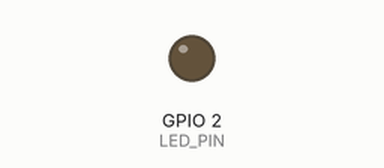
The sketch below on a simulated ESP8266 (NodeMCU). Shown: output pins drawn as LEDs (lit = HIGH). WiFi joins after 1.5 s; servers stay silent unless stated; the Firebase database answers and starts empty; what the sketch prints to the serial monitor is not drawn.

Above: at 1.6 s.
At 2.2 s:
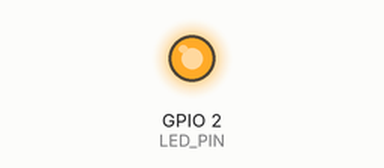
Timing chart, 0 to 3.7 s (numbered marks = the images above):
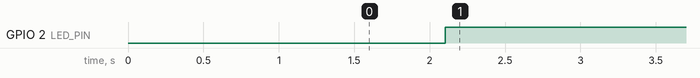

Measured:
- by itself, GPIO 2 (LED_PIN): LOW → HIGH at 2.1 s

The sketch:

gate2.ino
```cpp
#include <Arduino.h>
#if defined(ESP32)
#include <WiFi.h>
#elif defined(ESP8266)
#include <ESP8266WiFi.h>
#endif
#include <Firebase_ESP_Client.h>

// Provide the token generation process info.
#include "addons/TokenHelper.h"
// Provide the RTDB payload printing info and other helper functions.
#include "addons/RTDBHelper.h"

// Insert your network credentials
#define WIFI_SSID "Student-PI"
#define WIFI_PASSWORD "student2023"

// Insert Firebase project API Key
#define API_KEY "AIzaSyAxY_fxzCxo-cSZHCOj7pLvJS8U1CO2gxo"
// Insert RTDB URL
#define DATABASE_URL "https://bovine-health-default-rtdb.europe-west1.firebasedatabase.app/"

// Define Firebase Data object
FirebaseData fbdo;
FirebaseAuth auth;
FirebaseConfig config;

// Timing
unsigned long sendDataPrevMillis = 0;
const unsigned long interval = 15000; // e.g., every 15 seconds
bool signupOK = false;

// Variables to read from Firebase
String motionStatus = "";
float temperature = 0.0;
float weight = 0.0;
float ID = 0.0;

// “sick” logic. If you're also storing `sick` in Firebase,
// you can read it the same way you read ID, temperature, etc.
int sick = 1; // Hardcoded for demonstration

// LED pin (adjust to your board)
const int LED_PIN = 2;

void setup()
{
  Serial.begin(115200);

  // Wi-Fi setup
  WiFi.begin(WIFI_SSID, WIFI_PASSWORD);
  Serial.print("Connecting to Wi-Fi");
  while (WiFi.status() != WL_CONNECTED)
  {
    Serial.print(".");
    delay(300);
  }
  Serial.println();
  Serial.print("Connected with IP: ");
  Serial.println(WiFi.localIP());
  Serial.println();

  // Firebase initialization
  config.api_key = API_KEY;
  config.database_url = DATABASE_URL;

  // Sign up (anonymous)
  if (Firebase.signUp(&config, &auth, "", ""))
  {
    Serial.println("Firebase sign-up successful.");
    signupOK = true;
  }
  else
  {
    Serial.printf("Firebase sign-up failed: %s\n", config.signer.signupError.message.c_str());
  }

  config.token_status_callback = tokenStatusCallback; // Monitor token status
  Firebase.begin(&config, &auth);
  Firebase.reconnectWiFi(true);

  // Initialize LED pin
  pinMode(LED_PIN, OUTPUT);
  digitalWrite(LED_PIN, LOW);
}

void loop()
{
  // Only run the Firebase read/write steps every `interval` milliseconds
  if (Firebase.ready() && signupOK && (millis() - sendDataPrevMillis > interval || sendDataPrevMillis == 0))
  {
    sendDataPrevMillis = millis();

    // 1. READ ID
    if (Firebase.RTDB.getFloat(&fbdo, "/motion/ID"))
    {
      if (fbdo.dataType() == "float")
      {
        ID = fbdo.floatData();
        Serial.print("Retrieved ID: ");
        Serial.println(ID);
      }
    }
    else
    {
      Serial.print("Failed to get ID: ");
      Serial.println(fbdo.errorReason());
    }

    // 2. READ temperature
    if (Firebase.RTDB.getFloat(&fbdo, "/motion/temperature"))
    {
      if (fbdo.dataType() == "float")
      {
        temperature = fbdo.floatData();
        Serial.print("Retrieved Temperature: ");
        Serial.println(temperature);
      }
    }
    else
    {
      Serial.print("Failed to get temperature: ");
      Serial.println(fbdo.errorReason());
    }

    // 3. READ weight
    if (Firebase.RTDB.getFloat(&fbdo, "/motion/weight"))
    {
      if (fbdo.dataType() == "float")
      {
        weight = fbdo.floatData();
        Serial.print("Retrieved Weight: ");
        Serial.println(weight);
      }
    }
    else
    {
      Serial.print("Failed to get weight: ");
      Serial.println(fbdo.errorReason());
    }

    // 4. READ motionStatus (string)
    if (Firebase.RTDB.getString(&fbdo, "/motion/status"))
    {
      if (fbdo.dataType() == "string")
      {
        motionStatus = fbdo.stringData();
        Serial.print("Retrieved motion status: ");
        Serial.println(motionStatus);
      }
    }
    else
    {
      Serial.print("Failed to get motion status: ");
      Serial.println(fbdo.errorReason());
    }

    // 5. Check if cow is sick
    //    Condition: temperature > 39.5 AND sick == 1
    bool isSick = (temperature > 39.5 || sick == 1);

    // 6. Control LED based on isSick
    if (isSick)
    {
      digitalWrite(LED_PIN, HIGH);
      Serial.println("ALERT: Cow is SICK, LED ON");
    }
    else
    {
      digitalWrite(LED_PIN, LOW);
      Serial.println("Cow is not sick, LED OFF");
    }

    // 7. Print a summary to Serial Monitor
    Serial.println("---- Current Cow Data ----");
    Serial.print("ID: ");
    Serial.println(ID);
    Serial.print("Temperature: ");
    Serial.println(temperature);
    Serial.print("Weight: ");
    Serial.println(weight);
    Serial.print("Motion Status: ");
    Serial.println(motionStatus);
    Serial.print("Health Status: ");
    Serial.println(isSick ? "SICK" : "HEALTHY");
    Serial.println("--------------------------\n");

    // 8. WRITE a summary to Firebase under "/summary"
    //    Save all relevant fields
    if (Firebase.RTDB.setFloat(&fbdo, "/summary/ID", ID))
    {
      Serial.println("PASSED: ID updated in /summary");
    }
    else
    {
      Serial.printf("FAILED: %s\n", fbdo.errorReason().c_str());
    }

    if (Firebase.RTDB.setFloat(&fbdo, "/summary/temperature", temperature))
    {
      Serial.println("PASSED: temperature updated in /summary");
    }
    else
    {
      Serial.printf("FAILED: %s\n", fbdo.errorReason().c_str());
    }

    if (Firebase.RTDB.setFloat(&fbdo, "/summary/weight", weight))
    {
      Serial.println("PASSED: weight updated in /summary");
    }
    else
    {
      Serial.printf("FAILED: %s\n", fbdo.errorReason().c_str());
    }

    if (Firebase.RTDB.setString(&fbdo, "/summary/motionStatus", motionStatus))
    {
      Serial.println("PASSED: motionStatus updated in /summary");
    }
    else
    {
      Serial.printf("FAILED: %s\n", fbdo.errorReason().c_str());
    }

    String healthStatus = isSick ? "SICK" : "HEALTHY";
    if (Firebase.RTDB.setString(&fbdo, "/summary/healthStatus", healthStatus))
    {
      Serial.println("PASSED: healthStatus updated in /summary");
    }
    else
    {
      Serial.printf("FAILED: %s\n", fbdo.errorReason().c_str());
    }

    // If you also want to store the raw "sick" int (1 or 0):
    if (Firebase.RTDB.setInt(&fbdo, "/summary/sick", sick))
    {
      Serial.println("PASSED: sick updated in /summary");
    }
    else
    {
      Serial.printf("FAILED: %s\n", fbdo.errorReason().c_str());
    }

    // Next loop iteration in ~15 seconds
  }
}
```
